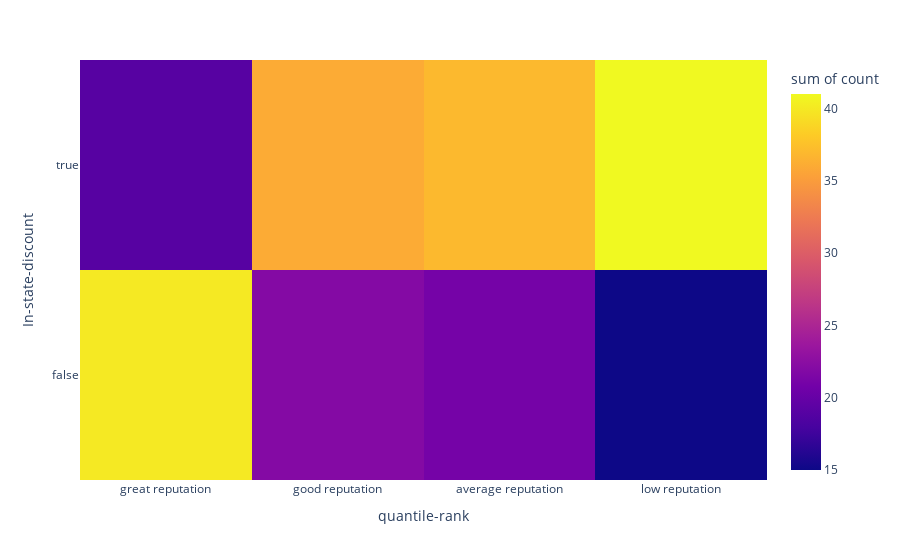

Here is the notebook cell this chart was saved with:
### Markdown cell above
- The pattern the chart above shows is that universities that enroll more students tend to have lower tuition fees.
## Observation
*It is generally the case that larger universities have lower tuition fees because they have more students and therefore more revenue. This allows them to offer lower prices to their students. Additionally, larger universities often have more resources, such as state funding or private donations, which can also help to keep costs down.*

---

### Code cell
# create heatmap
heatmap_df = df[['quantile-rank', 'In-state-discount']]
heatmap_df["count"] = heatmap_df.groupby(['quantile-rank', 'In-state-discount'])['quantile-rank'].transform('count')
heatmap_df = heatmap_df.drop_duplicates()
fig = px.density_heatmap(heatmap_df,
                x='quantile-rank',
                y='In-state-discount',
                z='count'
               )
fig.show()

### Figure 1 — Plotly figure (JSON) as saved in the notebook; plotly's stock layout.template omitted (floating-point values rounded to 4 significant figures)
{"data": [{"coloraxis": "coloraxis", "histfunc": "sum", "hovertemplate": "quantile-rank=%{x}<br>In-state-discount=%{y}<br>sum of count=%{z}<extra></extra>", "name": "", "type": "histogram2d", "x": ["great reputation", "great reputation", "good reputation", "good reputation", "average reputation", "average reputation", "low reputation", "low reputation"], "xaxis": "x", "xbingroup": "x", "y": [false, true, false, true, true, false, true, false], "yaxis": "y", "ybingroup": "y", "z": [40, 19, 22, 36, 37, 21, 41, 15]}], "layout": {"coloraxis": {"colorbar": {"title": {"text": "sum of count"}}, "colorscale": [[0, "#0d0887"], [0.1111, "#46039f"], [0.2222, "#7201a8"], [0.3333, "#9c179e"], [0.4444, "#bd3786"], [0.5556, "#d8576b"], [0.6667, "#ed7953"], [0.7778, "#fb9f3a"], [0.8889, "#fdca26"], [1, "#f0f921"]]}, "legend": {"tracegroupgap": 0}, "margin": {"t": 60}, "xaxis": {"anchor": "y", "domain": [0, 1], "title": {"text": "quantile-rank"}}, "yaxis": {"anchor": "x", "domain": [0, 1], "title": {"text": "In-state-discount"}}}}
